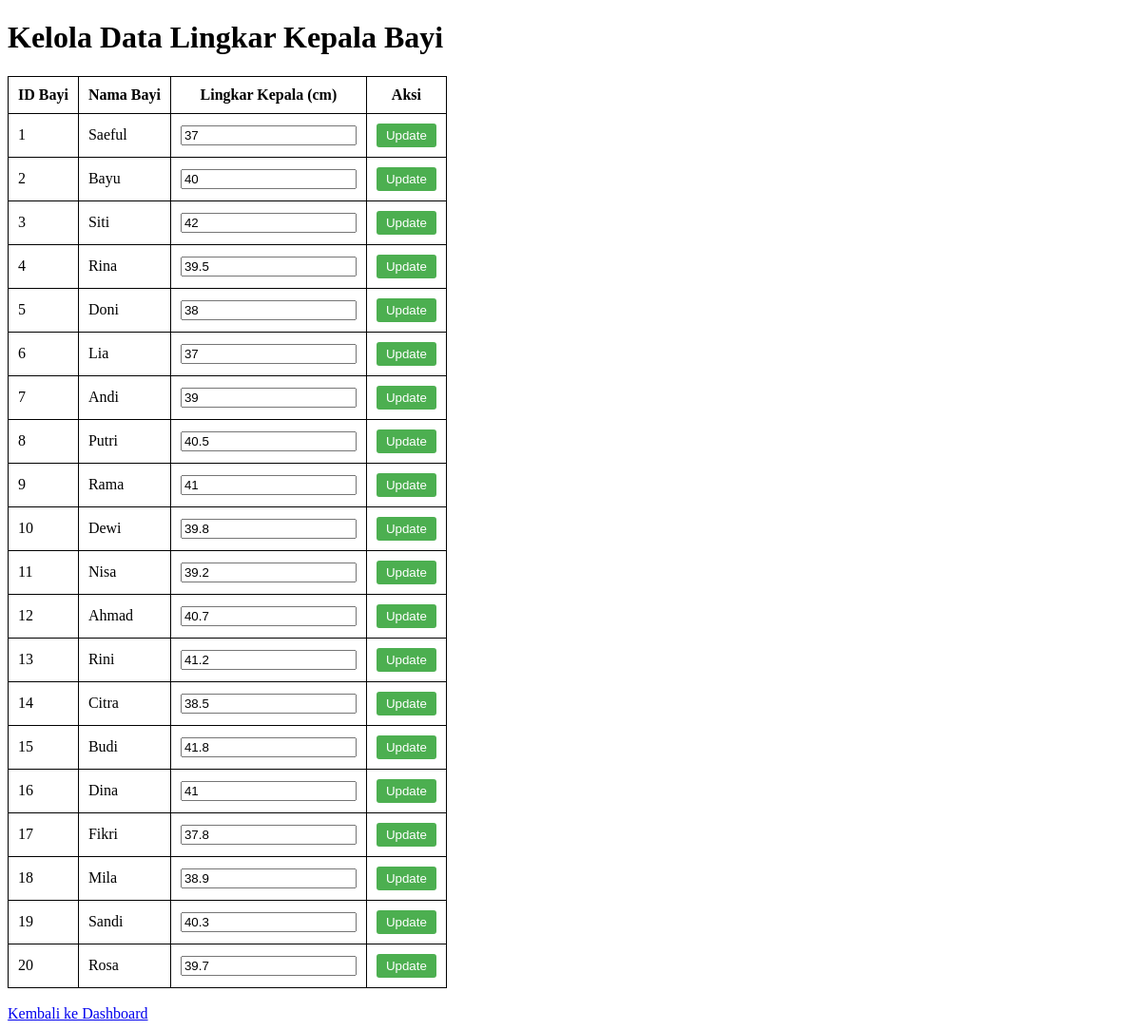
Screenshot of /adminLingkarKepala.php (signed in) with the database file from the repository.
### tables this page shows
CREATE TABLE IF NOT EXISTS `data_bayi` (
  `id_bayi` int NOT NULL AUTO_INCREMENT,
  `id_warga` int DEFAULT NULL,
  `nama_bayi` varchar(50) DEFAULT NULL,
  `umur` float DEFAULT NULL,
  `linkar_kepala` float DEFAULT NULL,
  `bb` float DEFAULT NULL,
  `kondisi` varchar(50) DEFAULT NULL,
  PRIMARY KEY (`id_bayi`),
  KEY `id_user` (`id_warga`),
  CONSTRAINT `FK_data_bayi_data_warga` FOREIGN KEY (`id_warga`) REFERENCES `data_warga` (`id_warga`)
);

### adminLingkarKepala.php (the view, shortened to what this page needs)
<?php
require 'koneksi.php';
$query = "SELECT id_bayi, nama_bayi, linkar_kepala FROM data_bayi";
$result = mysqli_query($koneksi, $query);
?>
<!DOCTYPE html>
<html lang="id">
<head>
</head>
<body>
    <h1>Kelola Data Lingkar Kepala Bayi</h1>
    <table>
        <tr>
            <th>ID Bayi</th>
            <th>Nama Bayi</th>
            <th>Lingkar Kepala (cm)</th>
            <th>Aksi</th>
        </tr>
        <?php while ($row = mysqli_fetch_assoc($result)) : ?>
        <tr>
            <form method="POST">
                <td><?= htmlspecialchars($row['id_bayi']) ?></td>
                <td><?= htmlspecialchars($row['nama_bayi']) ?></td>
                <td><input type="number" name="lingkar_kepala" value="<?= $row['linkar_kepala'] ?>" step="0.01"></td>
                <td>
                    <button type="submit" class="button">Update</button>
                </td>
            </form>
        </tr>
        <?php endwhile; ?>
    </table>
    <br>
    <a href="adminDashboard.php">Kembali ke Dashboard</a>
</body>
</html>

### adminLingkarKepala.php (style rules this page uses)
table, th, td { border: 1px solid black; border-collapse: collapse; padding: 10px; }
.button { padding: 5px 10px; background-color: #4CAF50; color: white; border: none; border-radius: 3px; }

### rows the page displays
data_bayi: id_bayi "1", nama_bayi "Saeful", lingkar_kepala "37"
data_bayi: id_bayi "2", nama_bayi "Bayu", lingkar_kepala "40"
data_bayi: id_bayi "3", nama_bayi "Siti", lingkar_kepala "42"
data_bayi: id_bayi "4", nama_bayi "Rina", lingkar_kepala "39.5"
data_bayi: id_bayi "5", nama_bayi "Doni", lingkar_kepala "38"
data_bayi: id_bayi "6", nama_bayi "Lia", lingkar_kepala "37"
data_bayi: id_bayi "7", nama_bayi "Andi", lingkar_kepala "39"
data_bayi: id_bayi "8", nama_bayi "Putri", lingkar_kepala "40.5"
data_bayi: id_bayi "9", nama_bayi "Rama", lingkar_kepala "41"
data_bayi: id_bayi "10", nama_bayi "Dewi", lingkar_kepala "39.8"
data_bayi: id_bayi "11", nama_bayi "Nisa", lingkar_kepala "39.2"
data_bayi: id_bayi "12", nama_bayi "Ahmad", lingkar_kepala "40.7"
data_bayi: id_bayi "13", nama_bayi "Rini", lingkar_kepala "41.2"
data_bayi: id_bayi "14", nama_bayi "Citra", lingkar_kepala "38.5"
data_bayi: id_bayi "15", nama_bayi "Budi", lingkar_kepala "41.8"
data_bayi: id_bayi "16", nama_bayi "Dina", lingkar_kepala "41"
data_bayi: id_bayi "17", nama_bayi "Fikri", lingkar_kepala "37.8"
data_bayi: id_bayi "18", nama_bayi "Mila", lingkar_kepala "38.9"
data_bayi: id_bayi "19", nama_bayi "Sandi", lingkar_kepala "40.3"
data_bayi: id_bayi "20", nama_bayi "Rosa", lingkar_kepala "39.7"
